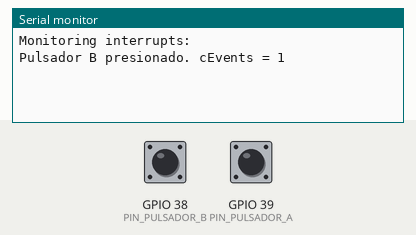
Simulated run of this sketch. Board: ESP32. On the bench: the last lines printed to the serial monitor. Inputs (shaded band) come from the test bench; at power-on: GPIO 39 (PIN_PULSADOR_A) HIGH, GPIO 38 (PIN_PULSADOR_B) HIGH.

Above: at 1.2 s.
1.3 s: GPIO 39 (PIN_PULSADOR_A) pulled LOW for 0.15 s
At 2.6 s:
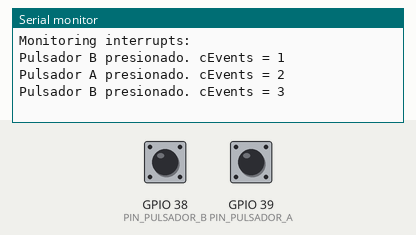
2.9 s: GPIO 39 (PIN_PULSADOR_A) pulled LOW for 1 s
At 5.1 s:
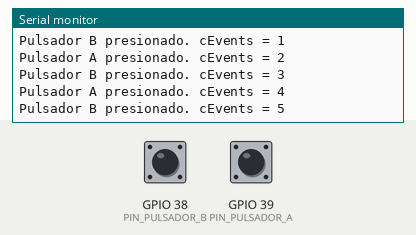

Measured:
- after the input at 1.3 s, the serial monitor: prints a new line after 0.15 s (image 1)
- after the input at 2.9 s, the serial monitor: prints a new line after 1.0 s (image 2)

The sketch:

Ejer_6.ino
```cpp
/* ================================== EJERCICIO 6 ======================================
 * Dos tareas (Tarea A y Tarea B) están sincronizadas con dos rutinas de atención a las
 * interrupciones generadas con los botones A y B (ISR A e ISR B). Las tareas cuentan
 * las veces que se han pulsado los botones A y B utilizando la variable compartida
 * cEvents. Use el fichero Ejer_6_tarea_seccritica.ino
 * a) Lea e interprete el código del programa
 * b) Compruebe el funcionamiento del programa pulsando los botones A y B a la vez
 * c) Utilice un semáforo mutex para proteger la sección crítica de las tareas.
 * Utilice las funciones: xSemaphoreCreateMutex, xSemaphoreGive y xSemaphoreTake.
 * Declare el mutex con el tipo SemaphoreHandle_t.
=====================================================================================*/
#define PIN_PULSADOR_A 39
#define PIN_PULSADOR_B 38

//declarar el manejador para el semáforo binario como variable global
SemaphoreHandle_t xSemaphore_A = NULL;
SemaphoreHandle_t xSemaphore_B = NULL;

//declarar el manejador para el semáforo mutex como variable global
SemaphoreHandle_t SemaphoreMutex = NULL;

static int cEvents;
int const a_end = 32767;
int const b_end = 199;
volatile int incr_2 = 0;

// Rutina de interrupción, llamada cuando se presiona el pulsador
void IRAM_ATTR pulsadorA_ISR(){
    // da el semáforo para que quede libre para la tarea pulsador
   xSemaphoreGiveFromISR(xSemaphore_A, NULL);
}
void IRAM_ATTR pulsadorB_ISR() {
    // da el semáforo para que quede libre para la tarea pulsador
   xSemaphoreGiveFromISR(xSemaphore_B, NULL);
}

void task_pulsador_A(void* arg) {

   while(1) {
      int incr = 1;
      int cuenta;
      // Espero por la notificación de la ISR
      if(xSemaphoreTake(xSemaphore_A,portMAX_DELAY) == pdTRUE) {
            cuenta = cEvents;
            Delay_c(a_end,b_end);
            cuenta += incr;
            cEvents = cuenta;
            Serial.print("Pulsador A presionado. cEvents = ");
            Serial.println(cEvents);
      }
      xSemaphoreGive(SemaphoreMutex);
   }
}
void task_pulsador_B(void* arg) {

   while(1) {
      // Espero por la notificación de la ISR
      if(xSemaphoreTake(SemaphoreMutex,portMAX_DELAY) == pdTRUE) {
            cEvents ++;
            Serial.print("Pulsador B presionado. cEvents = ");
            Serial.println(cEvents);
      }
   }
}

void setup() {
  Serial.begin(115200);
  Serial.println("Monitoring interrupts: ");
  pinMode(PIN_PULSADOR_A, INPUT_PULLUP);
  pinMode(PIN_PULSADOR_B, INPUT_PULLUP);
  attachInterrupt(digitalPinToInterrupt(PIN_PULSADOR_A), pulsadorA_ISR, RISING);
  attachInterrupt(digitalPinToInterrupt(PIN_PULSADOR_B), pulsadorB_ISR, RISING);

   // se crea el semáforo binario
   xSemaphore_A = xSemaphoreCreateBinary();
   xSemaphore_B = xSemaphoreCreateBinary();

   //Se crea el Mutex
   SemaphoreMutex = xSemaphoreCreateMutex();

   // creo la tarea task_pulsador
   xTaskCreate(task_pulsador_A, "task_pulsador", 2048, NULL, 5, NULL);
   xTaskCreate(task_pulsador_B, "task_pulsador", 2048, NULL, 5, NULL);
}

void Delay_c(int const a_end, int const b_end){
    int a, b;
      for (a = 1; a <= a_end; a++){
        for (b = 1; b <= b_end; b++)
          {
           incr_2++;
           }
        };
}
void loop() {}
```
